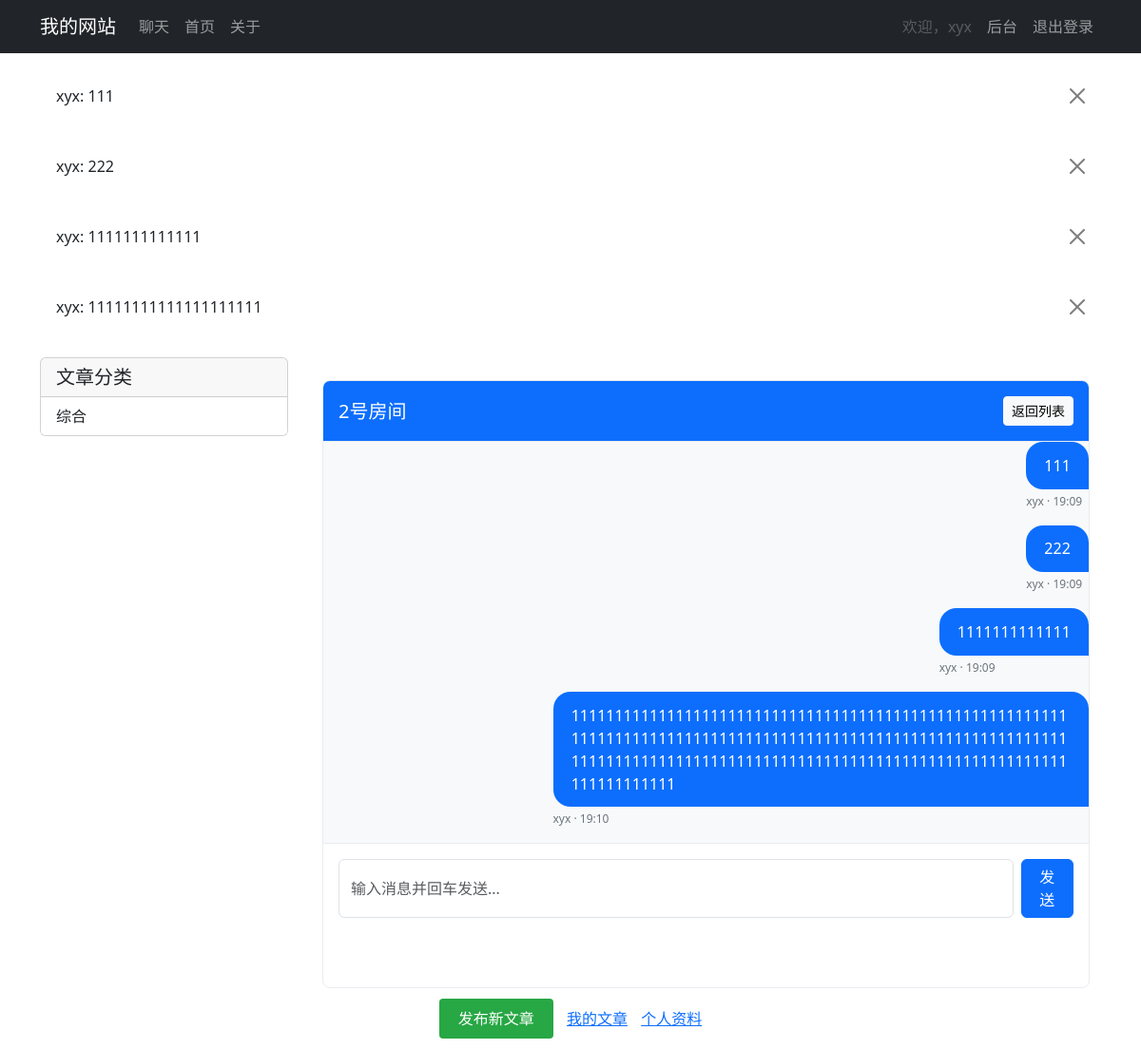
/chat/room/4/ (signed in), run on the app's committed database.
### account/models.py (models this page shows)
class User(AbstractUser):
    groups = models.ManyToManyField(
        'auth.Group',
        related_name='account_user_groups',  # 唯一命名
        blank=True
    )
    user_permissions = models.ManyToManyField(
        'auth.Permission',
        related_name='account_user_permissions',  # 唯一命名
        blank=True
    )
    class Meta:
        verbose_name = '用户'
        verbose_name_plural = '用户'

### chat/models.py (models this page shows, shortened)
class ChatMessage(models.Model):
    room = models.ForeignKey(
        ChatRoom,
        on_delete=models.CASCADE,
        related_name='messages',
        verbose_name='所属房间',
        null=True,  # 兼容旧数据，避免迁移报错
        blank=True  # 表单层允许空值，视图层强制赋值
    )
    sender = models.ForeignKey(
        User,
        on_delete=models.CASCADE,
        related_name='sent_messages',
        verbose_name='发送者'
    )
    content = models.TextField('消息内容')
    created_at = models.DateTimeField('发送时间', auto_now_add=True)
    class Meta:
        verbose_name = '聊天消息'
        verbose_name_plural = '聊天消息'
        ordering = ['created_at']
    def __str__(self):
        return f'{self.sender.username}: {self.content[:20]}'

class ChatRoom(models.Model):
    name = models.CharField('房间名称', max_length=100, unique=True)
    description = models.TextField('房间描述', blank=True, null=True)
    participants = models.ManyToManyField(
        User,
        related_name='chat_rooms',
        verbose_name='参与者'
    )
    created_at = models.DateTimeField('创建时间', auto_now_add=True)
    updated_at = models.DateTimeField('更新时间', auto_now=True)
    class Meta:
        verbose_name = '聊天房间'
        verbose_name_plural = '聊天房间'
        ordering = ['-created_at']

### chat/views.py (the view, shortened to what this page needs)
# urls.py: path('room/<int:room_id>/', views.chat_room, name='room'),  # 房间详情
@login_required
def chat_room(request, room_id):
    room = get_object_or_404(ChatRoom, id=room_id)
    if request.user not in room.participants.all():
        room.participants.add(request.user)
        messages.success(request, f'成功加入房间：{room.name}')
    form = ChatMessageForm()
    messages_list = ChatMessage.objects.filter(room=room).order_by('created_at')
    return render(request, 'chat/room.html', {
        'room': room,
        'form': form,
        'messages': messages_list
    })

### chat/forms.py (shortened to what this page needs)
class ChatMessageForm(forms.ModelForm):
    class Meta:
        model = ChatMessage
        fields = ['content']
        widgets = {
            'content': forms.TextInput(attrs={
                'class': 'form-control',
                'placeholder': '输入消息并回车发送...',
                'autocomplete': 'off',
                'required': True
            })
        }
        labels = {'content': ''}

### templates/chat/room.html (shortened to what this page needs)
{% extends 'base.html' %}
{% block content %}
<div class="container mt-4">
  <div class="chat-container">
    <div class="chat-header d-flex justify-content-between align-items-center">
      <h5 class="mb-0">{{ room.name }}</h5>
      <a href="{% url 'chat:index' %}" class="btn btn-sm btn-light">返回列表</a>
    </div>
    <div class="chat-messages" id="messages-container">
    {% if messages %}
    {% for msg in messages %}
    <div class="message-row">
        <div class="message {% if msg.sender == user %}self{% else %}other{% endif %}">
            <div class="message-content">
                {{ msg.content }}
            </div>
            <div class="message-meta">
                {{ msg.sender.username }} · {{ msg.created_at|date:"H:i" }}
            </div>
        </div>
    </div>
    {% endfor %}
      {% else %}
        <div class="text-center text-muted mt-5">
          <i class="fa fa-comment-o fa-3x mb-2"></i>
          <p>暂无消息，发送第一条消息吧～</p>
        </div>
      {% endif %}
    </div>
    <div class="chat-input">
      <form method="post" class="d-flex gap-2">
        {{ form.content }}
        <button type="submit" class="btn btn-primary">发送</button>
      </form>
    </div>
  </div>
</div>
{% endblock %}

### templates/base.html (shortened to what this page needs)
<!DOCTYPE html>
<html lang="zh-CN">
<head>
    <link href="https://cdn.jsdelivr.net/npm/bootstrap@5.3.0/dist/css/bootstrap.min.css" rel="stylesheet">
    <link rel="stylesheet" href="https://cdn.jsdelivr.net/npm/font-awesome@4.7.0/css/font-awesome.min.css">
</head>
<body>
    <nav class="navbar navbar-expand-lg navbar-dark bg-dark">
        <div class="container">
            <a class="navbar-brand" href="/">我的网站</a>
            <div class="collapse navbar-collapse">
                <ul class="navbar-nav me-auto">
                    <li class="nav-item">
                        <a class="nav-link" href="{% url 'chat:index' %}">聊天</a>
                    </li>
                    <li class="nav-item">
                        <a class="nav-link" href="{% url 'post:index' %}">首页</a>
                    </li>
                    <li class="nav-item">
                        <a class="nav-link" href="{% url 'post:about' %}">关于</a>
                    </li>
                </ul>
                <div class="navbar-nav">
                    {% if user.is_authenticated %}
                        <span class="nav-link disabled">欢迎，{{ user.username }}</span>
                        <a class="nav-link" href="{% url 'admin:index' %}">后台</a>
                        <a class="nav-link" href="{% url 'account:logout' %}">退出登录</a>
                    {% else %}
                        <a class="nav-link" href="{% url 'account:login' %}">登录</a>
                        <a class="nav-link" href="{% url 'account:register' %}">注册</a>
                    {% endif %}
                </div>
            </div>
        </div>
    </nav>
    {% if messages %}
        <div class="container mt-3">
            {% for message in messages %}
                <div class="alert alert-{{ message.tags }} alert-dismissible fade show" role="alert">
                    {{ message }}
                    <button type="button" class="btn-close" data-bs-dismiss="alert" aria-label="Close"></button>
                </div>
            {% endfor %}
        </div>
    {% endif %}
    <div class="container mt-4">
        <div class="row">
            <div class="col-md-3">
                {% with categories=Category.objects.all %}
                    {% include "post/category_sidebar.html" %}
                {% endwith %}
            </div>
            <div class="col-md-9">
                {% block content %}{% endblock %}
            </div>
        </div>
    </div>
    {% if user.is_authenticated %}
        <div style="text-align: center; margin: 20px 0;">
            <a href="{% url 'post:post_publish' %}" style="
                padding: 10px 20px;
                background: #28a745;
                color: white;
                text-decoration: none;
                border-radius: 4px;
                font-size: 16px;
            ">发布新文章</a>
            <a href="{% url 'post:my_posts' %}" style="margin-left: 10px;">我的文章</a>
            <a href="{% url 'account:profile' %}" style="margin-left: 10px;">个人资料</a>
        </div>
    {% endif %}
</body>
</html>

### templates/chat/room.html (style rules this page uses)
.chat-container { height: 80vh; display: flex; flex-direction: column; border: 1px solid #e9ecef; border-radius: 8px; overflow: hidden; }
.chat-header { padding: 1rem; background-color: #0d6efd; color: white; border-bottom: 1px solid #e9ecef; }
.chat-messages { width: 100% padding: 1rem; overflow-y: auto; background-color: #f8f9fa; }
.message { margin-bottom: 1rem; max-width: 70%; width: fit_content; display: inline-block; }
.message-row { width: 100%; display: block; clear: both; margin-bottom: 0.5rem; }
.message.self { float: right; }
.message-content { padding: 0.8rem 1.2rem; border: 1px; border-radius: 18px; word-wrap: break-word; }
.message.self .message-content { background-color: #0d6efd; color: white; border-radius: 18px 18px 0 18px; }
.message-meta { font-size: 0.75rem; color: #6c757d; margin-top: 0.25rem; }
.chat-input { padding: 1rem; border-top: 1px solid #e9ecef; background-color: white; }

### data on the page
User: username "xyx"
ChatMessage: sender+content "xyx: 111", content "111", sender.username "xyx", created_at "19:09"
ChatMessage: sender+content "xyx: 222", content "222", sender.username "xyx", created_at "19:09"
ChatMessage: sender+content "xyx: 1111111111111", content "1111111111111", sender.username "xyx", created_at "19:09"
ChatMessage: sender+content "xyx: 11111111111111111111", content "111111111111111111111111111111111111111111111111111111111111111111111111111111111111111111111111111111111111111111111111111111111111111111111111111111111111111111111111111111111111111", sender.username "xyx", created_at "19:10"
ChatRoom: name "2号房间"
